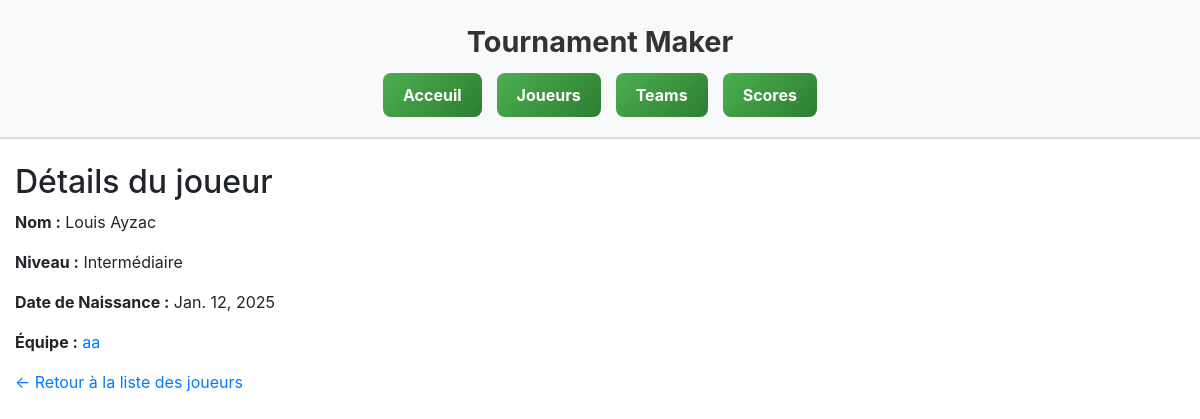
The page /TournamentMaker/players/2/ on the database its author committed.
### TournamentMaker/models.py (models this page shows, shortened)
class Player(models.Model):
    LEVEL_CHOICES = [
        ('D', 'Débutant'),
        ('I', 'Intermédiaire'),
        ('A', 'Avancé'),
    ]
    first_name = models.CharField(max_length=100)
    last_name = models.CharField(max_length=100)
    birth_date = models.DateField()
    level = models.CharField(max_length=1, choices=LEVEL_CHOICES)
    team = models.ForeignKey(Team, on_delete=models.CASCADE, related_name='players')

class Team(models.Model):
    name = models.CharField(max_length=100)
    tournament = models.ForeignKey(Tournament, on_delete=models.CASCADE, related_name='teams')

### TournamentMaker/views.py (the view)
# urls.py: path('players/<int:pk>/', views.player_detail, name='player_detail'),
def player_detail(request, pk):
    player = get_object_or_404(Player, pk=pk)
    return render(request, 'players_detail.html', {'player': player})

### TournamentMaker/templates/players_detail.html
{% extends "base_generic.html" %}
{% block content %}
  <h2>Détails du joueur</h2>
  <p><strong>Nom :</strong> {{ player.first_name }} {{ player.last_name }}</p>
  <p><strong>Niveau :</strong> {{ player.get_level_display }}</p>
  <p><strong>Date de Naissance :</strong> {{ player.birth_date }}</p>
  <p><strong>Équipe :</strong>
    <a href="{% url 'team_detail' player.team.id %}">
      {{ player.team.name }}
    </a>
  </p>
  <p><a href="{% url 'players' %}">← Retour à la liste des joueurs</a></p>
{% endblock %}

### rows shown on the page
Player: first_name "Louis", last_name "Ayzac", level "Intermédiaire", birth_date "Jan. 12, 2025", team.name "aa"
